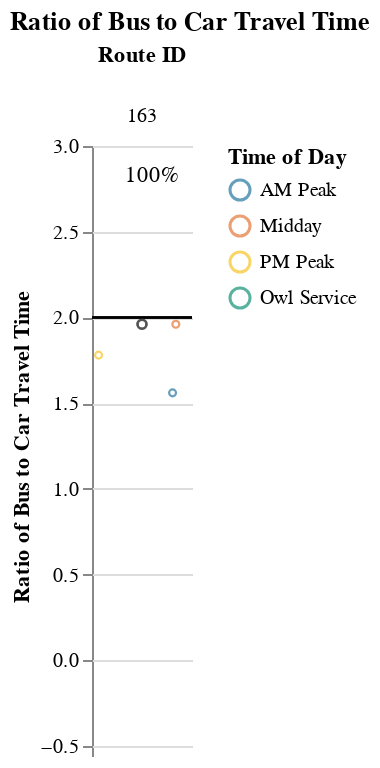
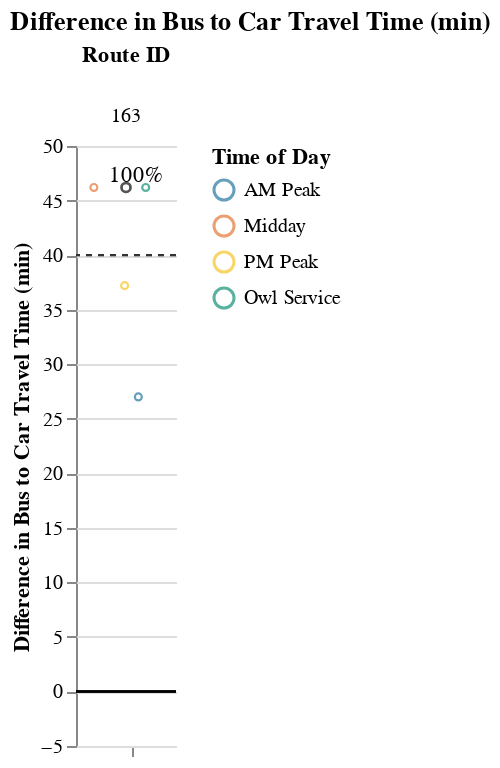

Notebook source saved alongside these figures, in order:
### Markdown cell above
### Long Routes (> 1.5 hrs)

### Code cell
route_group = "long"
try:
    display_charts_for_route_group(df, route_group)
except:
    print("No routes meet this criteria.")

### Figure 1 — Vega-Lite specification as saved in the notebook (floating-point values rounded to 4 significant figures)
{"config": {"view": {"continuousWidth": 400, "continuousHeight": 300, "stroke": null}, "facet": {"spacing": 0}}, "data": {"name": "data-b698cd4289cee1d3ae04ecc168a04720"}, "facet": {"column": {"field": "route_id", "sort": ["163"], "title": "Route ID", "type": "nominal"}}, "spec": {"layer": [{"mark": "rule", "encoding": {"color": {"value": "black"}, "y": {"field": "cutoff", "type": "quantitative"}}, "selection": {"selector005": {"type": "interval", "bind": "scales", "encodings": ["x", "y"]}}}, {"mark": {"type": "point", "opacity": 0.65, "size": 12, "strokeWidth": 1.1}, "encoding": {"color": {"field": "time_of_day", "scale": {"range": ["#136C97", "#E16B26", "#F6BF16", "#00896B", "#7790A3", "#5B559C"]}, "sort": ["AM Peak", "Midday", "PM Peak", "Owl Service"], "title": "Time of Day", "type": "nominal"}, "tooltip": [{"field": "route_id", "type": "nominal"}, {"field": "route_name", "type": "nominal"}, {"field": "trip_id", "type": "nominal"}, {"field": "service_hours", "type": "quantitative"}, {"field": "car_duration_hours", "type": "quantitative"}, {"field": "bus_multiplier", "type": "quantitative"}, {"field": "bus_difference", "type": "quantitative"}, {"field": "num_trips", "type": "quantitative"}, {"field": "num_competitive", "type": "quantitative"}, {"field": "pct_trips_competitive", "type": "quantitative"}, {"field": "p25", "type": "quantitative"}, {"field": "p50", "type": "quantitative"}, {"field": "p75", "type": "quantitative"}], "x": {"axis": {"grid": false, "labels": false, "ticks": true, "values": [0]}, "field": "jitter", "scale": {}, "title": null, "type": "quantitative"}, "y": {"field": "bus_multiplier", "scale": {"domain": [-0.25, 3.0]}, "title": "Ratio of Bus to Car Travel Time", "type": "quantitative"}}, "transform": [{"calculate": "sqrt(-2*log(random()))*cos(2*PI*random())", "as": "jitter"}], "width": 50}, {"layer": [{"mark": {"type": "point", "opacity": 0.6, "size": 20, "strokeWidth": 1.3}, "encoding": {"color": {"value": "#323434"}, "y": {"field": "bus_multiplier", "type": "quantitative"}}, "transform": [{"filter": "(datum.p50_trip === 1)"}]}, {"mark": {"type": "text", "align": "center", "baseline": "middle"}, "encoding": {"color": {"value": "black"}, "text": {"field": "pct_trips_competitive", "format": ".0%", "type": "quantitative"}, "tooltip": [{"field": "route_id", "type": "nominal"}, {"field": "route_name", "type": "nominal"}, {"field": "trip_id", "type": "nominal"}, {"field": "service_hours", "type": "quantitative"}, {"field": "car_duration_hours", "type": "quantitative"}, {"field": "bus_multiplier", "type": "quantitative"}, {"field": "bus_difference", "type": "quantitative"}, {"field": "num_trips", "type": "quantitative"}, {"field": "num_competitive", "type": "quantitative"}, {"field": "pct_trips_competitive", "type": "quantitative"}, {"field": "p25", "type": "quantitative"}, {"field": "p50", "type": "quantitative"}, {"field": "p75", "type": "quantitative"}], "x": {"value": 30}, "y": {"value": 15}}, "transform": [{"calculate": "sqrt(-2*log(random()))*cos(2*PI*random())", "as": "jitter"}, {"filter": "(datum.fastest_trip === 1)"}]}]}]}, "resolve": {"scale": {"y": "shared"}}, "title": "Ratio of Bus to Car Travel Time", "$schema": "https://vega.github.io/schema/vega-lite/v4.17.0.json", "datasets": {"data-b698cd4289cee1d3ae04ecc168a04720": [{"calitp_itp_id": 284, "trip_key": -4920200429258155854, "trip_id": "254544", "shape_id": "31994", "route_id": "163", "service_hours": 1.25, "trip_first_departure_ts": 25500, "trip_last_arrival_ts": 30000, "departure_hour": 7, "time_of_day": "AM Peak", "p25": 1.377, "p50": 1.495, "p75": 1.57, "p50_trip": 0, "fastest_trip": 1, "car_duration_hours": 0.8, "competitive_route": 1, "bus_multiplier": 1.56, "bus_difference": 27.0, "num_trips": 4, "num_competitive": 4, "pct_trips_competitive": 1.0, "bus_difference_spread": 19.2, "route_group": "long", "max_trip_hrs": 1.57, "max_trip_route_group": 1.57, "below_cutoff": 2, "pct_below_cutoff": 0.5, "name": "San Joaquin Regional Transit District", "caltrans_district": "10 - Stockton", "drmt_organization_name": "['recBXxWghAGPPIwaR']", "route_name": "Sacramento Via99", "cutoff2": 40, "cutoff": 2}, {"calitp_itp_id": 284, "trip_key": 1157806018292467882, "trip_id": "254541", "shape_id": "31994", "route_id": "163", "service_hours": 1.42, "trip_first_departure_ts": 61500, "trip_last_arrival_ts": 66600, "departure_hour": 17, "time_of_day": "PM Peak", "p25": 1.377, "p50": 1.495, "p75": 1.57, "p50_trip": 0, "fastest_trip": 0, "car_duration_hours": 0.8, "competitive_route": 1, "bus_multiplier": 1.78, "bus_difference": 37.2, "num_trips": 4, "num_competitive": 4, "pct_trips_competitive": 1.0, "bus_difference_spread": 19.2, "route_group": "long", "max_trip_hrs": 1.57, "max_trip_route_group": 1.57, "below_cutoff": 2, "pct_below_cutoff": 0.5, "name": "San Joaquin Regional Transit District", "caltrans_district": "10 - Stockton", "drmt_organization_name": "['recBXxWghAGPPIwaR']", "route_name": "Sacramento Via99", "cutoff2": 40, "cutoff": 2}, {"calitp_itp_id": 284, "trip_key": 1220838802255318798, "trip_id": "254537", "shape_id": "31993", "route_id": "163", "service_hours": 1.57, "trip_first_departure_ts": 55800, "trip_last_arrival_ts": 61440, "departure_hour": 15, "time_of_day": "Midday", "p25": 1.377, "p50": 1.495, "p75": 1.57, "p50_trip": 1, "fastest_trip": 0, "car_duration_hours": 0.8, "competitive_route": 1, "bus_multiplier": 1.96, "bus_difference": 46.2, "num_trips": 4, "num_competitive": 4, "pct_trips_competitive": 1.0, "bus_difference_spread": 19.2, "route_group": "long", "max_trip_hrs": 1.57, "max_trip_route_group": 1.57, "below_cutoff": 2, "pct_below_cutoff": 0.5, "name": "San Joaquin Regional Transit District", "caltrans_district": "10 - Stockton", "drmt_organization_name": "['recBXxWghAGPPIwaR']", "route_name": "Sacramento Via99", "cutoff2": 40, "cutoff": 2}, {"calitp_itp_id": 284, "trip_key": -9116816464402757111, "trip_id": "254540", "shape_id": "31993", "route_id": "163", "service_hours": 1.57, "trip_first_departure_ts": 19800, "trip_last_arrival_ts": 25440, "departure_hour": 5, "time_of_day": "Owl Service", "p25": 1.377, "p50": 1.495, "p75": 1.57, "p50_trip": 1, "fastest_trip": 0, "car_duration_hours": 0.8, "competitive_route": 1, "bus_multiplier": 1.96, "bus_difference": 46.2, "num_trips": 4, "num_competitive": 4, "pct_trips_competitive": 1.0, "bus_difference_spread": 19.2, "route_group": "long", "max_trip_hrs": 1.57, "max_trip_route_group": 1.57, "below_cutoff": 2, "pct_below_cutoff": 0.5, "name": "San Joaquin Regional Transit District", "caltrans_district": "10 - Stockton", "drmt_organization_name": "['recBXxWghAGPPIwaR']", "route_name": "Sacramento Via99", "cutoff2": 40, "cutoff": 2}]}}

### Figure 2 — Vega-Lite specification as saved in the notebook (floating-point values rounded to 4 significant figures)
{"config": {"view": {"continuousWidth": 400, "continuousHeight": 300, "stroke": null}, "facet": {"spacing": 0}}, "data": {"name": "data-70fbae3b9e433e89939964a472ba4206"}, "facet": {"column": {"field": "route_id", "sort": ["163"], "title": "Route ID", "type": "nominal"}}, "spec": {"layer": [{"mark": "rule", "encoding": {"color": {"value": "black"}, "y": {"field": "cutoff", "type": "quantitative"}}, "selection": {"selector006": {"type": "interval", "bind": "scales", "encodings": ["x", "y"]}}}, {"mark": {"type": "rule", "strokeDash": [3, 3]}, "encoding": {"color": {"value": "#323434"}, "y": {"field": "cutoff2", "type": "quantitative"}}}, {"mark": {"type": "point", "opacity": 0.65, "size": 12, "strokeWidth": 1.1}, "encoding": {"color": {"field": "time_of_day", "scale": {"range": ["#136C97", "#E16B26", "#F6BF16", "#00896B", "#7790A3", "#5B559C"]}, "sort": ["AM Peak", "Midday", "PM Peak", "Owl Service"], "title": "Time of Day", "type": "nominal"}, "tooltip": [{"field": "route_id", "type": "nominal"}, {"field": "route_name", "type": "nominal"}, {"field": "trip_id", "type": "nominal"}, {"field": "service_hours", "type": "quantitative"}, {"field": "car_duration_hours", "type": "quantitative"}, {"field": "bus_multiplier", "type": "quantitative"}, {"field": "bus_difference", "type": "quantitative"}, {"field": "num_trips", "type": "quantitative"}, {"field": "num_competitive", "type": "quantitative"}, {"field": "pct_trips_competitive", "type": "quantitative"}, {"field": "p25", "type": "quantitative"}, {"field": "p50", "type": "quantitative"}, {"field": "p75", "type": "quantitative"}], "x": {"axis": {"grid": false, "labels": false, "ticks": true, "values": [0]}, "field": "jitter", "scale": {}, "title": null, "type": "quantitative"}, "y": {"field": "bus_difference", "scale": {"domain": [-5, 46.2]}, "title": "Difference in Bus to Car Travel Time (min)", "type": "quantitative"}}, "transform": [{"calculate": "sqrt(-2*log(random()))*cos(2*PI*random())", "as": "jitter"}], "width": 50}, {"layer": [{"mark": {"type": "point", "opacity": 0.6, "size": 20, "strokeWidth": 1.3}, "encoding": {"color": {"value": "#323434"}, "y": {"field": "bus_difference", "type": "quantitative"}}, "transform": [{"filter": "(datum.p50_trip === 1)"}]}, {"mark": {"type": "text", "align": "center", "baseline": "middle"}, "encoding": {"color": {"value": "black"}, "text": {"field": "pct_trips_competitive", "format": ".0%", "type": "quantitative"}, "tooltip": [{"field": "route_id", "type": "nominal"}, {"field": "route_name", "type": "nominal"}, {"field": "trip_id", "type": "nominal"}, {"field": "service_hours", "type": "quantitative"}, {"field": "car_duration_hours", "type": "quantitative"}, {"field": "bus_multiplier", "type": "quantitative"}, {"field": "bus_difference", "type": "quantitative"}, {"field": "num_trips", "type": "quantitative"}, {"field": "num_competitive", "type": "quantitative"}, {"field": "pct_trips_competitive", "type": "quantitative"}, {"field": "p25", "type": "quantitative"}, {"field": "p50", "type": "quantitative"}, {"field": "p75", "type": "quantitative"}], "x": {"value": 30}, "y": {"value": 15}}, "transform": [{"calculate": "sqrt(-2*log(random()))*cos(2*PI*random())", "as": "jitter"}, {"filter": "(datum.fastest_trip === 1)"}]}]}]}, "resolve": {"scale": {"y": "shared"}}, "title": "Difference in Bus to Car Travel Time (min)", "$schema": "https://vega.github.io/schema/vega-lite/v4.17.0.json", "datasets": {"data-70fbae3b9e433e89939964a472ba4206": [{"calitp_itp_id": 284, "trip_key": -4920200429258155854, "trip_id": "254544", "shape_id": "31994", "route_id": "163", "service_hours": 1.25, "trip_first_departure_ts": 25500, "trip_last_arrival_ts": 30000, "departure_hour": 7, "time_of_day": "AM Peak", "p25": 1.377, "p50": 1.495, "p75": 1.57, "p50_trip": 0, "fastest_trip": 1, "car_duration_hours": 0.8, "competitive_route": 1, "bus_multiplier": 1.56, "bus_difference": 27.0, "num_trips": 4, "num_competitive": 4, "pct_trips_competitive": 1.0, "bus_difference_spread": 19.2, "route_group": "long", "max_trip_hrs": 1.57, "max_trip_route_group": 1.57, "below_cutoff": 2, "pct_below_cutoff": 0.5, "name": "San Joaquin Regional Transit District", "caltrans_district": "10 - Stockton", "drmt_organization_name": "['recBXxWghAGPPIwaR']", "route_name": "Sacramento Via99", "cutoff2": 40, "cutoff": 0}, {"calitp_itp_id": 284, "trip_key": 1157806018292467882, "trip_id": "254541", "shape_id": "31994", "route_id": "163", "service_hours": 1.42, "trip_first_departure_ts": 61500, "trip_last_arrival_ts": 66600, "departure_hour": 17, "time_of_day": "PM Peak", "p25": 1.377, "p50": 1.495, "p75": 1.57, "p50_trip": 0, "fastest_trip": 0, "car_duration_hours": 0.8, "competitive_route": 1, "bus_multiplier": 1.78, "bus_difference": 37.2, "num_trips": 4, "num_competitive": 4, "pct_trips_competitive": 1.0, "bus_difference_spread": 19.2, "route_group": "long", "max_trip_hrs": 1.57, "max_trip_route_group": 1.57, "below_cutoff": 2, "pct_below_cutoff": 0.5, "name": "San Joaquin Regional Transit District", "caltrans_district": "10 - Stockton", "drmt_organization_name": "['recBXxWghAGPPIwaR']", "route_name": "Sacramento Via99", "cutoff2": 40, "cutoff": 0}, {"calitp_itp_id": 284, "trip_key": 1220838802255318798, "trip_id": "254537", "shape_id": "31993", "route_id": "163", "service_hours": 1.57, "trip_first_departure_ts": 55800, "trip_last_arrival_ts": 61440, "departure_hour": 15, "time_of_day": "Midday", "p25": 1.377, "p50": 1.495, "p75": 1.57, "p50_trip": 1, "fastest_trip": 0, "car_duration_hours": 0.8, "competitive_route": 1, "bus_multiplier": 1.96, "bus_difference": 46.2, "num_trips": 4, "num_competitive": 4, "pct_trips_competitive": 1.0, "bus_difference_spread": 19.2, "route_group": "long", "max_trip_hrs": 1.57, "max_trip_route_group": 1.57, "below_cutoff": 2, "pct_below_cutoff": 0.5, "name": "San Joaquin Regional Transit District", "caltrans_district": "10 - Stockton", "drmt_organization_name": "['recBXxWghAGPPIwaR']", "route_name": "Sacramento Via99", "cutoff2": 40, "cutoff": 0}, {"calitp_itp_id": 284, "trip_key": -9116816464402757111, "trip_id": "254540", "shape_id": "31993", "route_id": "163", "service_hours": 1.57, "trip_first_departure_ts": 19800, "trip_last_arrival_ts": 25440, "departure_hour": 5, "time_of_day": "Owl Service", "p25": 1.377, "p50": 1.495, "p75": 1.57, "p50_trip": 1, "fastest_trip": 0, "car_duration_hours": 0.8, "competitive_route": 1, "bus_multiplier": 1.96, "bus_difference": 46.2, "num_trips": 4, "num_competitive": 4, "pct_trips_competitive": 1.0, "bus_difference_spread": 19.2, "route_group": "long", "max_trip_hrs": 1.57, "max_trip_route_group": 1.57, "below_cutoff": 2, "pct_below_cutoff": 0.5, "name": "San Joaquin Regional Transit District", "caltrans_district": "10 - Stockton", "drmt_organization_name": "['recBXxWghAGPPIwaR']", "route_name": "Sacramento Via99", "cutoff2": 40, "cutoff": 0}]}}
